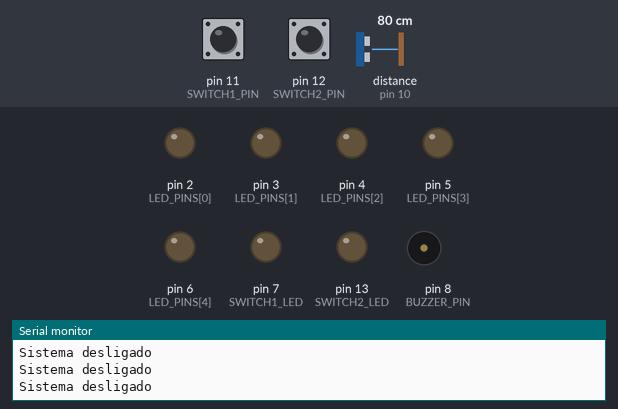
A sketch run on a simulated Arduino Uno, built with avr-gcc and run on an emulated ATmega328P. On the bench: output pins drawn as LEDs (lit = HIGH), buzzer (waves = sounding), the last lines printed to the serial monitor. The inputs (shaded band) are chosen by the test bench; at power-on: pin 11 (SWITCH1_PIN) HIGH, pin 12 (SWITCH2_PIN) HIGH, distance to the obstacle (sensor on pin 10) 80 cm. The echo pulse lasts 58.3 µs per cm; pins used as bus, display or sensor lines are not drawn.

Above: at 1.2 s.
1.3 s: pin 11 (SWITCH1_PIN) pulled LOW for 0.15 s
At 1.41 s:
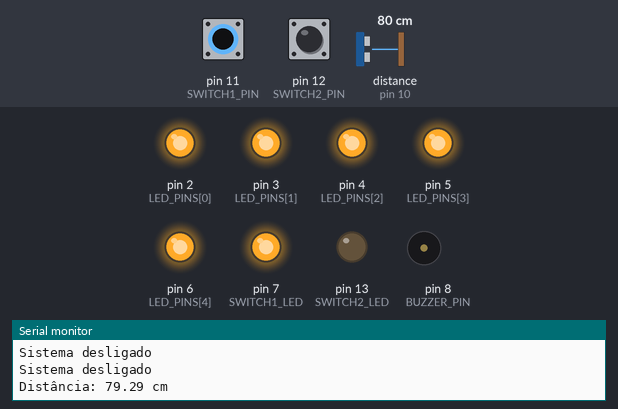
3.0 s: pin 12 (SWITCH2_PIN) pulled LOW for 1 s
At 3.5 s:
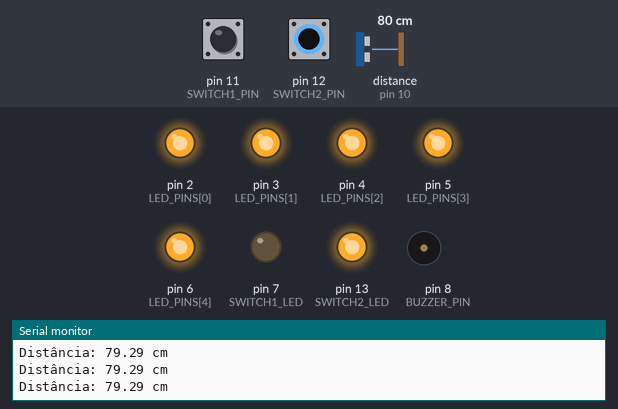
5.5 s: pin 12 (SWITCH2_PIN) pulled LOW for 0.15 s
At 6.5 s:
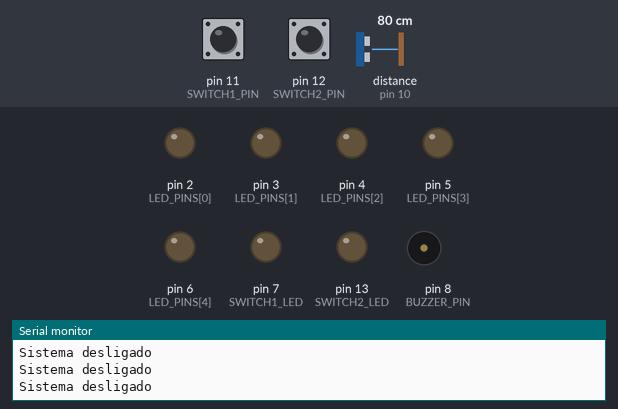
8.6 s: pin 12 (SWITCH2_PIN) pulled LOW for 3.2 s
At 9.2 s:
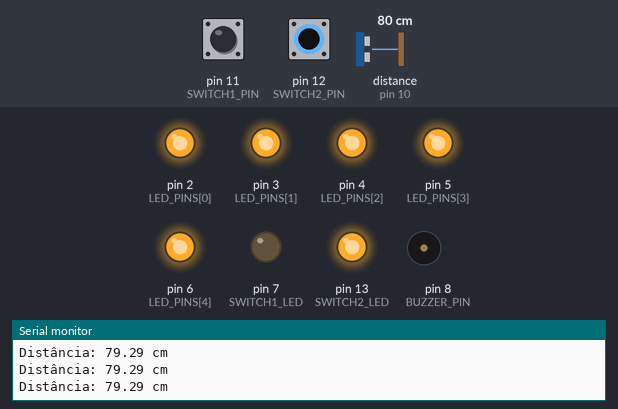
13.3 s: pin 11 (SWITCH1_PIN) pulled LOW for 3.2 s
At 14.3 s:
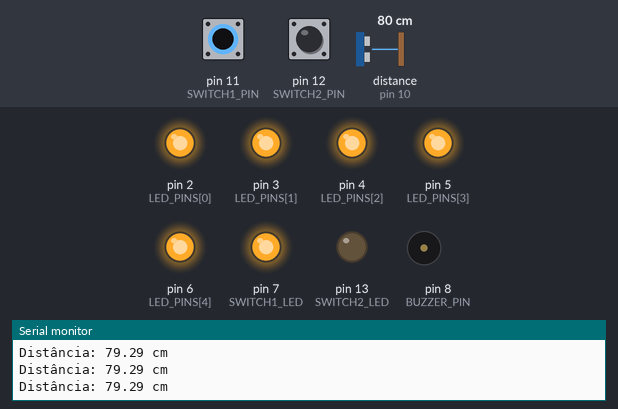
18.0 s: pin 11 (SWITCH1_PIN) driven LOW and pin 12 (SWITCH2_PIN) driven LOW
At 19.5 s:
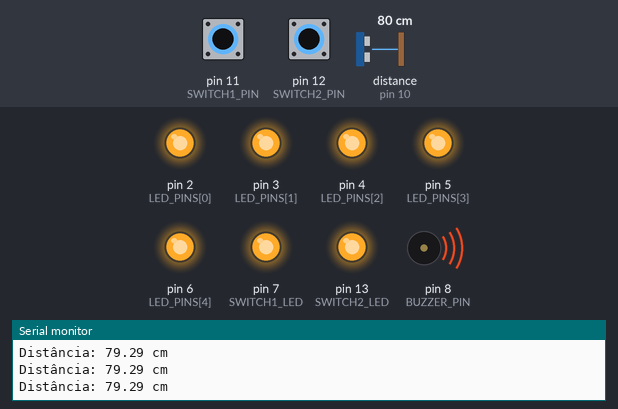
Timing chart, 0 to 20.5 s (numbered marks = the images above; inputs shaded):
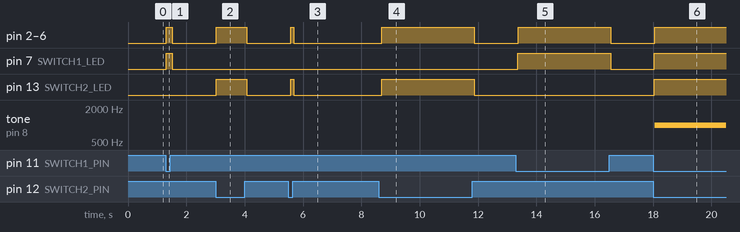

The sketch:

target_detection_system.ino
```cpp
/*
 * Sistema de Detecção de Alvo
 *
 * Autores:
 * Enrique Mari Clavecilla Labre, 202408380501
 * [Nome e matrícula]
 * [Nome e matrícula]
 * [Nome e matrícula]
 */

// Pinos do sensor e buzzer
const int TRIG_PIN = 9;
const int ECHO_PIN = 10;
const int BUZZER_PIN = 8;

// Pinos dos LEDs de distância
const int LED_PINS[] = {2, 3, 4, 5, 6};
const int NUM_LEDS = 5;

// Chaves de controle
const int SWITCH1_PIN = 11;
const int SWITCH2_PIN = 12;

// LEDs indicadores de chave
const int SWITCH1_LED = 7;
const int SWITCH2_LED = 13;

// Limiares em cm
const int DISTANCE_4M = 400;
const int DISTANCE_2M = 200;
const int DISTANCE_1M = 100;

// Temporizações (em ms)
const unsigned long BLINK_SLOW = 1000;
const unsigned long BLINK_FAST = 500;

// Estado do sistema
bool systemEnabled = false;
bool soundEnabled = true;

// Controle de tempo
unsigned long lastLEDToggle = 0;
unsigned long lastBuzzerToggle = 0;
int currentLED = 0;
bool buzzerState = false;

void setup() {
  Serial.begin(9600);
  Serial.println("Sistema de Detecção de Alvo Inicializado");

  pinMode(TRIG_PIN, OUTPUT);
  pinMode(ECHO_PIN, INPUT);
  pinMode(BUZZER_PIN, OUTPUT);

  for (int i = 0; i < NUM_LEDS; i++) {
    pinMode(LED_PINS[i], OUTPUT);
    digitalWrite(LED_PINS[i], LOW);
  }

  pinMode(SWITCH1_PIN, INPUT_PULLUP);
  pinMode(SWITCH2_PIN, INPUT_PULLUP);
  pinMode(SWITCH1_LED, OUTPUT);
  pinMode(SWITCH2_LED, OUTPUT);
}

float getDistance() {
  digitalWrite(TRIG_PIN, LOW);
  delayMicroseconds(2);
  digitalWrite(TRIG_PIN, HIGH);
  delayMicroseconds(10);
  digitalWrite(TRIG_PIN, LOW);

  float duration = pulseIn(ECHO_PIN, HIGH);
  float distance = duration * 0.034 / 2; // em cm
  return distance;
}

void handleLEDs(float distance) {
  unsigned long interval = (distance > DISTANCE_2M) ? BLINK_SLOW : BLINK_FAST;
  int activeLEDs = (distance > DISTANCE_2M) ? 3 : 4;

  // Todos os LEDs desligados por padrão
  for (int i = 0; i < NUM_LEDS; i++) {
    digitalWrite(LED_PINS[i], LOW);
  }

  if (distance > DISTANCE_4M) return;

  if (distance > DISTANCE_1M) {
    // Piscar LEDs alternadamente
    if (millis() - lastLEDToggle >= interval) {
      lastLEDToggle = millis();
      for (int i = 0; i < activeLEDs; i++) {
        digitalWrite(LED_PINS[i], LOW);
      }
      digitalWrite(LED_PINS[currentLED], HIGH);
      currentLED = (currentLED + 1) % activeLEDs;
    }
  } else {
    // Abaixo de 1m: todos acesos
    for (int i = 0; i < NUM_LEDS; i++) {
      digitalWrite(LED_PINS[i], HIGH);
    }
  }
}

void handleBuzzer(float distance) {
  if (!soundEnabled || distance > DISTANCE_4M) {
    noTone(BUZZER_PIN);
    return;
  }

  if (distance > DISTANCE_2M) {
    // Som intermitente lento (2m - 4m)
    if (millis() - lastBuzzerToggle >= BLINK_SLOW) {
      lastBuzzerToggle = millis();
      buzzerState = !buzzerState;
      if (buzzerState) tone(BUZZER_PIN, 1000);
      else noTone(BUZZER_PIN);
    }
  } else if (distance > DISTANCE_1M) {
    // Som intermitente rápido (1m - 2m)
    if (millis() - lastBuzzerToggle >= BLINK_FAST) {
      lastBuzzerToggle = millis();
      buzzerState = !buzzerState;
      if (buzzerState) tone(BUZZER_PIN, 1000);
      else noTone(BUZZER_PIN);
    }
  } else {
    // Som contínuo (< 1m)
    tone(BUZZER_PIN, 1000);
  }
}

void checkSystemState() {
  bool switch1 = !digitalRead(SWITCH1_PIN);
  bool switch2 = !digitalRead(SWITCH2_PIN);

  digitalWrite(SWITCH1_LED, switch1);
  digitalWrite(SWITCH2_LED, switch2);

  if (!switch1 && !switch2) {
    systemEnabled = false;
    soundEnabled = false;
  } else if (switch1 && switch2) {
    systemEnabled = true;
    soundEnabled = true;
  } else {
    systemEnabled = true;
    soundEnabled = false;
  }
}

void loop() {
  checkSystemState();

  if (systemEnabled) {
    float distance = getDistance();

    Serial.print("Distância: ");
    Serial.print(distance);
    Serial.println(" cm");

    handleLEDs(distance);
    handleBuzzer(distance);
  } else {
    // Sistema desligado
    for (int i = 0; i < NUM_LEDS; i++) {
      digitalWrite(LED_PINS[i], LOW);
    }
    noTone(BUZZER_PIN);
    Serial.println("Sistema desligado");
  }

  delay(100);
}
```

Measured:
- after the input at 1.3 s, pin 2 (LED_PINS[0]), pin 3 (LED_PINS[1]), pin 4 (LED_PINS[2]), pin 5 (LED_PINS[3]), pin 6 (LED_PINS[4]), pin 7 (SWITCH1_LED): LOW → HIGH at once, → LOW 0.21 s later
- after the input at 3.0 s, pin 2 (LED_PINS[0]), pin 3 (LED_PINS[1]), pin 4 (LED_PINS[2]), pin 5 (LED_PINS[3]), pin 6 (LED_PINS[4]), pin 13 (SWITCH2_LED): LOW → HIGH at once, → LOW 1.1 s later
- after the input at 5.5 s, pin 2 (LED_PINS[0]), pin 3 (LED_PINS[1]), pin 4 (LED_PINS[2]), pin 5 (LED_PINS[3]), pin 6 (LED_PINS[4]): LOW → HIGH after 0.08 s, → LOW 0.10 s later; pin 13 (SWITCH2_LED): LOW → HIGH after 0.08 s, → LOW 0.11 s later
- after the input at 8.6 s, pin 2 (LED_PINS[0]), pin 3 (LED_PINS[1]), pin 4 (LED_PINS[2]), pin 5 (LED_PINS[3]), pin 6 (LED_PINS[4]): LOW → HIGH after 0.10 s, → LOW 3.2 s later; pin 13 (SWITCH2_LED): LOW → HIGH after 0.09 s, → LOW 3.2 s later
- after the input at 13.3 s, pin 2 (LED_PINS[0]), pin 3 (LED_PINS[1]), pin 4 (LED_PINS[2]), pin 5 (LED_PINS[3]), pin 6 (LED_PINS[4]), pin 7 (SWITCH1_LED): LOW → HIGH after 0.07 s, → LOW 3.2 s later
- after the input at 18.0 s, pin 2 (LED_PINS[0]), pin 3 (LED_PINS[1]), pin 4 (LED_PINS[2]), pin 5 (LED_PINS[3]), pin 6 (LED_PINS[4]): LOW → HIGH after 0.05 s; pin 7 (SWITCH1_LED), pin 13 (SWITCH2_LED): LOW → HIGH at once; tone on pin 8 (BUZZER_PIN): silent → 1000 Hz after 0.05 s
